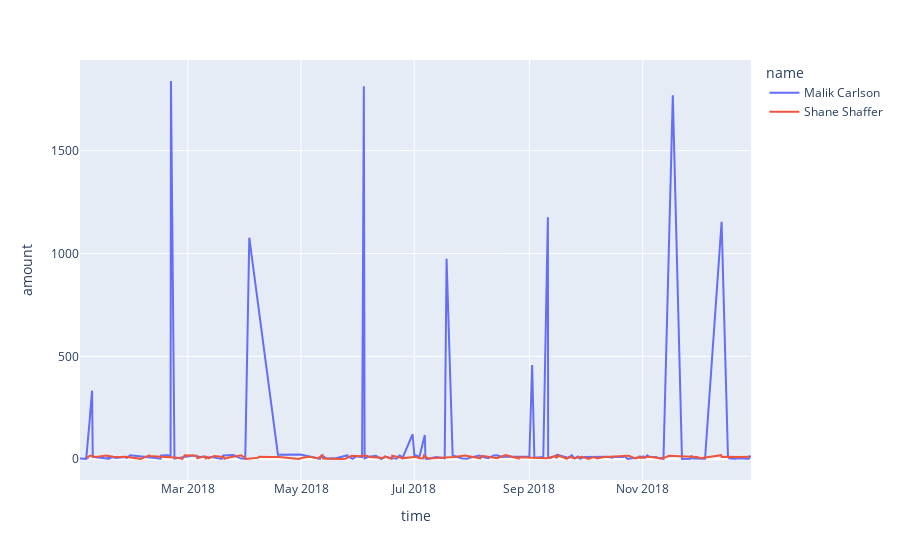

Notebook cell for this chart:
### Markdown cell above
## Data Analysis Questions 1

   Use `hvPlot` to create a line plot showing a time series from the transactions along all the year for **card holders 2 and 18**. In order to contrast the patterns of both card holders, create a line plot containing both lines. What difference do you observe between the consumption patterns? Does the difference could be a fraudulent transaction? Explain your rationale.

### Code cell
# loading data for card holder 2 and 18 from the database
cardholders_2_18_query = """
SELECT ch.name, trans.time, trans.amount
FROM cc_transaction trans
JOIN credit_card cc
    ON trans.cc = cc.number
JOIN card_holder ch
    ON cc.card_holder_id = ch.id
WHERE ch.id = 2 OR ch.id = 18;
"""

chs_2_18_pf = pd.read_sql(cardholders_2_18_query, engine)

# Create new column representing the hour of the transaction.
# This can help see the variation of transaction time on a scatter plot.
chs_2_18_pf['hour'] = chs_2_18_pf.time.apply(lambda t: t.hour)

# Line plot with cardholders 2 and 18 transactions
chs_2_18_fig = px.line(
    chs_2_18_pf,
    x='time',
    y='amount',
    color='name'
)

# Combined plot for cardholders 2 and 18
ch_2_and_18 = pd.concat([cardholder_2_df, cardholder_18_df], axis=0)

chs_2_18_fig.show()

### Figure 1 — Plotly figure (JSON) as saved in the notebook; plotly's stock layout.template omitted (floating-point values rounded to 4 significant figures; data arrays with more than 128 entries replaced by an {"elided": "..."} marker saying what was removed)
{"data": [{"hovertemplate": "name=Malik Carlson<br>time=%{x}<br>amount=%{y}<extra></extra>", "legendgroup": "Malik Carlson", "line": {"color": "#636efa", "dash": "solid"}, "mode": "lines", "name": "Malik Carlson", "showlegend": true, "type": "scatter", "x": {"elided": "133 str values"}, "xaxis": "x", "y": {"elided": "133 float values"}, "yaxis": "y"}, {"hovertemplate": "name=Shane Shaffer<br>time=%{x}<br>amount=%{y}<extra></extra>", "legendgroup": "Shane Shaffer", "line": {"color": "#EF553B", "dash": "solid"}, "mode": "lines", "name": "Shane Shaffer", "showlegend": true, "type": "scatter", "x": ["2018-01-06T02:16:41", "2018-01-06T05:13:20", "2018-01-07T15:10:27", "2018-01-10T10:07:20", "2018-01-16T06:29:35", "2018-01-19T20:12:31", "2018-01-23T08:07:03", "2018-01-26T11:32:35", "2018-02-03T18:05:39", "2018-02-08T05:12:18", "2018-02-08T12:15:41", "2018-02-23T13:04:55", "2018-02-26T01:52:16", "2018-02-27T08:27:00", "2018-03-05T15:43:47", "2018-03-06T04:01:25", "2018-03-10T08:52:09", "2018-03-10T19:52:29", "2018-03-11T09:33:38", "2018-03-12T05:07:34", "2018-03-15T06:41:30", "2018-03-18T18:55:28", "2018-03-20T06:01:25", "2018-03-20T17:15:15", "2018-03-22T10:13:54", "2018-03-29T20:01:40", "2018-04-01T11:54:51", "2018-04-07T16:40:23", "2018-04-08T11:31:27", "2018-04-13T17:07:40", "2018-04-17T01:50:13", "2018-04-19T05:14:16", "2018-04-29T18:35:27", "2018-05-01T19:42:46", "2018-05-06T00:05:30", "2018-05-06T14:01:43", "2018-05-10T00:19:48", "2018-05-12T14:28:04", "2018-05-12T19:53:37", "2018-05-22T22:34:52", "2018-05-24T20:39:06", "2018-05-28T07:57:39", "2018-06-01T06:25:18", "2018-06-01T11:31:13", "2018-06-02T19:39:36", "2018-06-05T11:13:42", "2018-06-06T18:54:28", "2018-06-14T11:45:43", "2018-06-15T09:16:06", "2018-06-18T19:37:57", "2018-06-19T02:45:45", "2018-06-24T22:54:41", "2018-07-01T03:34:39", "2018-07-01T23:06:28", "2018-07-03T21:30:30", "2018-07-05T17:19:48", "2018-07-06T03:02:41", "2018-07-07T14:55:25", "2018-07-08T14:50:38", "2018-07-22T12:37:13", "2018-07-28T03:34:44", "2018-08-05T14:41:31", "2018-08-06T16:17:07", "2018-08-14T12:33:56", "2018-08-16T07:51:18", "2018-08-19T05:06:51", "2018-08-23T02:43:10", "2018-08-26T05:44:04", "2018-08-26T06:56:54", "2018-09-10T14:18:24", "2018-09-15T04:53:10", "2018-09-15T10:53:50", "2018-09-16T17:27:47", "2018-09-20T19:13:12", "2018-09-21T01:57:52", "2018-09-22T10:01:08", "2018-09-25T03:08:58", "2018-09-29T07:16:40", "2018-10-02T18:48:15", "2018-10-05T18:25:07", "2018-10-07T11:21:08", "2018-10-11T09:37:18", "2018-10-16T02:08:07", "2018-10-24T09:56:38", "2018-10-28T02:29:29", "2018-10-30T07:27:12", "2018-10-30T09:45:03", "2018-10-30T18:54:22", "2018-11-04T19:40:03", "2018-11-11T12:11:32", "2018-11-15T04:26:02", "2018-11-30T06:29:40", "2018-12-02T04:22:01", "2018-12-08T06:57:18", "2018-12-13T06:21:43", "2018-12-13T15:28:18", "2018-12-16T13:44:25", "2018-12-22T23:29:09", "2018-12-28T15:30:55"], "xaxis": "x", "y": [1.33, 10.82, 17.29, 10.91, 17.64, 11.58, 10.47, 11.39, 1.41, 18.32, 15.39, 6.96, 1.01, 18.52, 17.06, 4.1, 13.53, 4.13, 10.08, 3.79, 15.24, 11.22, 10.15, 1.64, 6.82, 18.62, 1.08, 6.5, 11.26, 10.21, 10.26, 10.31, 0.7, 6.55, 12.11, 10.91, 3.42, 18.9, 3.31, 1.19, 1.76, 15.96, 13.03, 14.24, 15.95, 16.96, 10.65, 5.13, 12.64, 1.67, 17.25, 4.96, 10.09, 10.26, 4.78, 3.43, 16.99, 7.41, 3.13, 10.33, 17.16, 4.09, 16.55, 4.89, 10.29, 19.51, 10.06, 2.74, 9.48, 4.15, 15.21, 4.7, 17.72, 3.05, 1.58, 11.52, 3.92, 11.35, 1.17, 10.02, 2.92, 10.17, 13.06, 16.84, 2.89, 10.45, 16.64, 5.87, 11.41, 2.25, 16.4, 10.08, 4.29, 12.39, 19.36, 10.06, 11.38, 10.2, 11.03], "yaxis": "y"}], "layout": {"autosize": true, "legend": {"title": {"text": "name"}, "tracegroupgap": 0}, "margin": {"t": 60}, "xaxis": {"anchor": "y", "autorange": true, "domain": [0, 1], "range": ["2018-01-01 23:15:10", "2018-12-29 08:11:55"], "title": {"text": "time"}, "type": "date"}, "yaxis": {"anchor": "x", "autorange": true, "domain": [0, 1], "range": [-101.5, 1941.0], "title": {"text": "amount"}, "type": "linear"}}}
